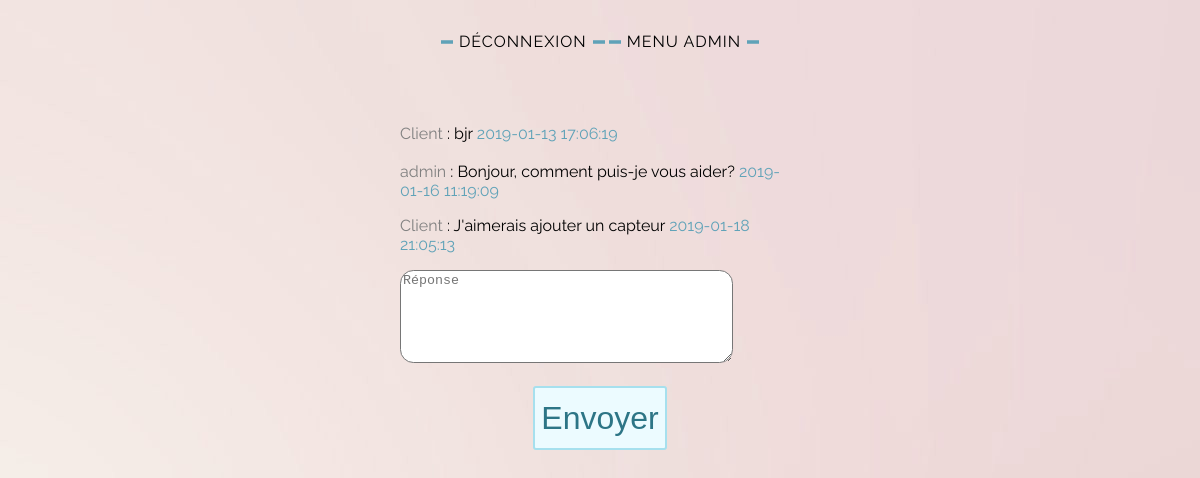
Page /chat.php?ide=1&idd=2&id=2 (signed in) on the committed database.
### tables this page shows
CREATE TABLE IF NOT EXISTS `messageclient` (
  `id_messageclient` int(11) NOT NULL AUTO_INCREMENT,
  `Nom` varchar(255) NOT NULL,
  `Prenom` varchar(255) NOT NULL,
  `message` text NOT NULL,
  `heure` time NOT NULL,
  `ladate` date NOT NULL,
  `id_destinataire` int(11) NOT NULL,
  `vu` int(11) NOT NULL,
  PRIMARY KEY (`id_messageclient`),
  KEY `id_destinataire` (`id_destinataire`),
  KEY `id_destinataire_2` (`id_destinataire`)
);

CREATE TABLE IF NOT EXISTS `message` (
  `id_message` int(11) NOT NULL AUTO_INCREMENT,
  `id_expediteur` int(11) NOT NULL,
  `id_destinataire` int(11) NOT NULL,
  `message` text NOT NULL,
  `heure` time NOT NULL,
  `ladate` date NOT NULL,
  `nomexpediteur` varchar(255) NOT NULL,
  `vu` int(11) NOT NULL,
  PRIMARY KEY (`id_message`),
  KEY `id_expediteur` (`id_expediteur`),
  KEY `id_destinataire` (`id_destinataire`)
);

### chat.php (the view, shortened to what this page needs)
<?php
$bdd = new PDO('mysql:host=127.0.0.1;dbname=hexagon','root','',array (PDO::MYSQL_ATTR_INIT_COMMAND => 'SET NAMES \'UTF8\''));
$ide = htmlspecialchars($_GET['ide']);
$idd = htmlspecialchars($_GET['idd']);
$chatEnv = $bdd ->query('SELECT * FROM message WHERE (id_expediteur="'.$ide.'" AND id_destinataire="'.$idd.'") OR (id_expediteur="'.$idd.'" AND id_destinataire="'.$ide.'")' );
if (isset($_SESSION['id'])) {
  $getid = intval($_SESSION['id']);
  $reqadmin = $bdd -> prepare('SELECT admin FROM personne WHERE id = ?');
  $reqadmin -> execute(array($getid));
  $user = $reqadmin -> fetch();
  if ($user['admin']!=1) {
    $admin = 0;
  }
  else {
  	$admin = 1 ;
  }
}
else {
	exit();
}
?>
<html>
<head>
	<link rel="stylesheet" type="text/css" href="chat.css" />
</head>
<body>
	<?php if ($admin==1) { ?>
<div class="snip1231">
 <a  class="current" href="deconnexion.php">Déconnexion</a>
<a class="current" href="administrateur.php">Menu admin</a>    </div>
<?php }
	else { ?>
		<div class="snip1231">
 	<a  class="current" href="maisonsallecapteur.php">Ma maison</a></div>
<?php	}
?>
	<div class="chat">
		<?php
			$id = htmlspecialchars($_GET['id']);
			$premque = $bdd ->query('SELECT * FROM messageclient WHERE id_destinataire="'.$id.'"');
			$PQ = $premque ->fetch();
			?>
		<p type ="text" name="chat"><?php echo '<font color="gray">'."Client"."</font>"; echo ("   :   "); echo($PQ['message']); echo ("   "); echo '<font color="#5FA2B8">'.$PQ['ladate']."</font>"; echo ("   "); echo '<font color="#5FA2B8">'.$PQ['heure']."</font>";  ?> </br></br><?php while($chatE=$chatEnv->fetch()){   echo '<font color="gray">'.$chatE['nomexpediteur']."</font>"; echo ("   :   "); echo($chatE['message']); echo ("   "); echo '<font color="#5FA2B8">'.$chatE['ladate']."</font>";echo ("      "); echo '<font color="#5FA2B8">'.$chatE['heure']."</font>"; ?></br></p>
		<?php } ?>
	<form method="POST" action="">
		<textarea type="text" name="message" placeholder="Réponse" class ="chat1"></textarea>
	</br> <br/>
		<input type ="submit" value ="Envoyer" name="envoyer" />
	</form> <br/> <br/>
	</div>
</body>

### chat.css (style rules this page uses)
.chat1 { border-radius: 1em; width: 25em; height : 7em; margin: 0 auto; }
.chat { margin: 0 auto; width : 25em; }
body { background-image: url(image/chat.jpg); font-family: 'Raleway', sans-serif; }
.snip1231 { text-align: center; text-transform: uppercase; margin-top: 2em; }
.snip1231 * { -webkit-box-sizing: border-box; box-sizing: border-box; -webkit-transition: all 0.35s ease; transition: all 0.35s ease; }
.snip1231 a { padding: 0.8em 18px; color: rgba(255, 255, 255, 0.5); position: relative; letter-spacing: 1px; text-decoration: none; color: #000000; }
.snip1231 a:before, .snip1231 a:after { left: 0%; right: 0%; top: 50%; -webkit-transform: translateY(-50%) rotate(0deg); transform: translateY(-50%) rotate(0deg); content: ''; border-left: 12px solid #5FA2B8; border-right: 12px solid #5FA2B8; height: 3px; position: absolute; -webkit-transition: all 0.35s ease; transition: all 0.35s ease; }
input[type="submit"] { font-size: 2em; overflow: visible; border-radius: 3px; position: relative; background-color: #ECFBFF; border: 2px solid #A6E0EE; color: #2D7586; display: block; margin: 1% auto; height: 2em; width: 4.2em; cursor: pointer; }

### rows in the picture
messageclient: message "bjr", ladate "2019-01-13", heure "17:06:19"
message: nomexpediteur "admin", message "Bonjour, comment puis-je vous aider?", ladate "2019-01-16", heure "11:19:09"
message: nomexpediteur "Client", message "J'aimerais ajouter un capteur", ladate "2019-01-18", heure "21:05:13"
